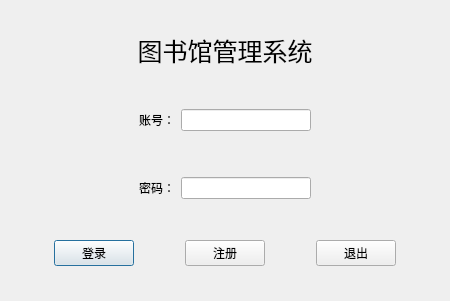
<?xml version="1.0" encoding="UTF-8"?>
<ui version="4.0">
 <class>Dlg_Login</class>
 <widget class="QDialog" name="Dlg_Login">
  <property name="geometry">
   <rect>
    <x>0</x>
    <y>0</y>
    <width>450</width>
    <height>301</height>
   </rect>
  </property>
  <property name="windowTitle">
   <string>Dialog</string>
  </property>
  <widget class="QWidget" name="widget_4" native="true">
   <property name="geometry">
    <rect>
     <x>0</x>
     <y>0</y>
     <width>450</width>
     <height>300</height>
    </rect>
   </property>
   <property name="minimumSize">
    <size>
     <width>450</width>
     <height>300</height>
    </size>
   </property>
   <property name="maximumSize">
    <size>
     <width>450</width>
     <height>300</height>
    </size>
   </property>
   <property name="font">
    <font>
     <pointsize>9</pointsize>
    </font>
   </property>
   <layout class="QVBoxLayout" name="verticalLayout">
    <property name="spacing">
     <number>0</number>
    </property>
    <property name="leftMargin">
     <number>0</number>
    </property>
    <property name="topMargin">
     <number>0</number>
    </property>
    <property name="rightMargin">
     <number>0</number>
    </property>
    <property name="bottomMargin">
     <number>0</number>
    </property>
    <item>
     <widget class="QLabel" name="label_3">
      <property name="maximumSize">
       <size>
        <width>16777215</width>
        <height>60</height>
       </size>
      </property>
      <property name="font">
       <font>
        <pointsize>19</pointsize>
       </font>
      </property>
      <property name="text">
       <string>图书馆管理系统</string>
      </property>
      <property name="alignment">
       <set>Qt::AlignCenter</set>
      </property>
     </widget>
    </item>
    <item>
     <widget class="QWidget" name="widget" native="true">
      <property name="sizePolicy">
       <sizepolicy hsizetype="Preferred" vsizetype="Fixed">
        <horstretch>0</horstretch>
        <verstretch>0</verstretch>
       </sizepolicy>
      </property>
      <layout class="QGridLayout" name="gridLayout">
       <item row="0" column="2">
        <widget class="QLineEdit" name="accountName"/>
       </item>
       <item row="0" column="0">
        <spacer name="horizontalSpacer">
         <property name="orientation">
          <enum>Qt::Horizontal</enum>
         </property>
         <property name="sizeHint" stdset="0">
          <size>
           <width>40</width>
           <height>20</height>
          </size>
         </property>
        </spacer>
       </item>
       <item row="0" column="1">
        <widget class="QLabel" name="label">
         <property name="text">
          <string>账号：</string>
         </property>
        </widget>
       </item>
       <item row="2" column="1">
        <widget class="QLabel" name="label_2">
         <property name="text">
          <string>密码：</string>
         </property>
        </widget>
       </item>
       <item row="2" column="2">
        <widget class="QLineEdit" name="password">
         <property name="echoMode">
          <enum>QLineEdit::Password</enum>
         </property>
        </widget>
       </item>
       <item row="0" column="3">
        <spacer name="horizontalSpacer_2">
         <property name="orientation">
          <enum>Qt::Horizontal</enum>
         </property>
         <property name="sizeHint" stdset="0">
          <size>
           <width>40</width>
           <height>20</height>
          </size>
         </property>
        </spacer>
       </item>
       <item row="1" column="2">
        <spacer name="verticalSpacer_2">
         <property name="orientation">
          <enum>Qt::Vertical</enum>
         </property>
         <property name="sizeType">
          <enum>QSizePolicy::Fixed</enum>
         </property>
         <property name="sizeHint" stdset="0">
          <size>
           <width>20</width>
           <height>40</height>
          </size>
         </property>
        </spacer>
       </item>
      </layout>
     </widget>
    </item>
    <item>
     <widget class="QWidget" name="widget_3" native="true">
      <property name="enabled">
       <bool>true</bool>
      </property>
      <property name="sizePolicy">
       <sizepolicy hsizetype="Preferred" vsizetype="Fixed">
        <horstretch>0</horstretch>
        <verstretch>0</verstretch>
       </sizepolicy>
      </property>
      <property name="minimumSize">
       <size>
        <width>0</width>
        <height>3</height>
       </size>
      </property>
      <property name="maximumSize">
       <size>
        <width>16777215</width>
        <height>50</height>
       </size>
      </property>
      <layout class="QHBoxLayout" name="horizontalLayout_2">
       <item>
        <spacer name="horizontalSpacer_3">
         <property name="orientation">
          <enum>Qt::Horizontal</enum>
         </property>
         <property name="sizeHint" stdset="0">
          <size>
           <width>40</width>
           <height>20</height>
          </size>
         </property>
        </spacer>
       </item>
       <item>
        <widget class="QPushButton" name="LogInButton">
         <property name="text">
          <string>登录</string>
         </property>
        </widget>
       </item>
       <item>
        <spacer name="horizontalSpacer_6">
         <property name="orientation">
          <enum>Qt::Horizontal</enum>
         </property>
         <property name="sizeHint" stdset="0">
          <size>
           <width>40</width>
           <height>20</height>
          </size>
         </property>
        </spacer>
       </item>
       <item>
        <widget class="QPushButton" name="RegisterButton">
         <property name="text">
          <string>注册</string>
         </property>
        </widget>
       </item>
       <item>
        <spacer name="horizontalSpacer_5">
         <property name="orientation">
          <enum>Qt::Horizontal</enum>
         </property>
         <property name="sizeHint" stdset="0">
          <size>
           <width>40</width>
           <height>20</height>
          </size>
         </property>
        </spacer>
       </item>
       <item>
        <widget class="QPushButton" name="ExitButton">
         <property name="autoFillBackground">
          <bool>false</bool>
         </property>
         <property name="text">
          <string>退出</string>
         </property>
        </widget>
       </item>
       <item>
        <spacer name="horizontalSpacer_4">
         <property name="orientation">
          <enum>Qt::Horizontal</enum>
         </property>
         <property name="sizeHint" stdset="0">
          <size>
           <width>40</width>
           <height>20</height>
          </size>
         </property>
        </spacer>
       </item>
      </layout>
     </widget>
    </item>
   </layout>
  </widget>
 </widget>
 <resources/>
 <connections/>
</ui>
